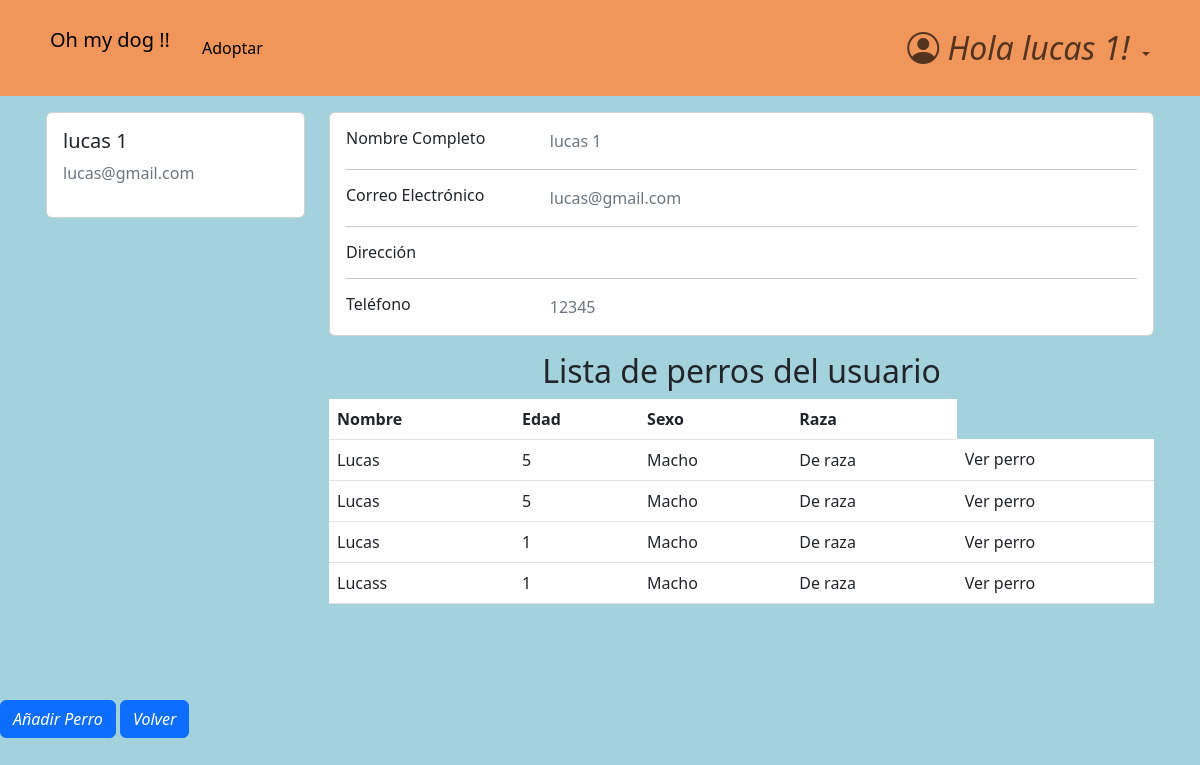
The app's page /accounts/profile/3 (signed in), older data.
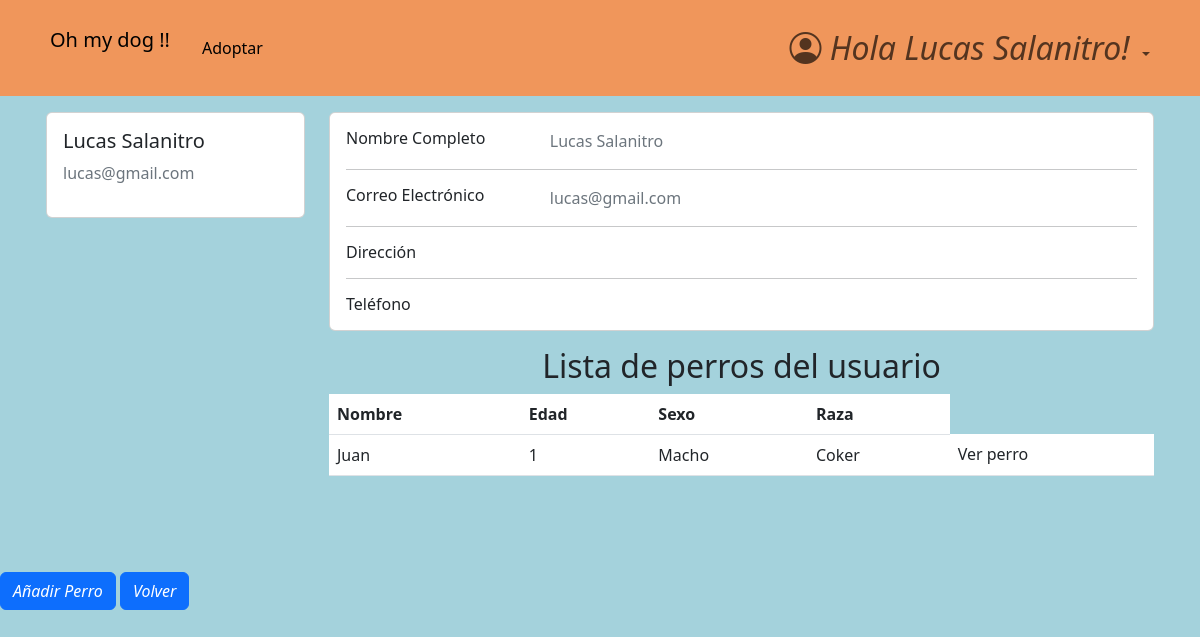
The same page, newer data.
### accounts/models.py (models this page shows, shortened)
class CustomUser(AbstractBaseUser, PermissionsMixin):
    email =                     models.EmailField(verbose_name="email", unique=True)    #.foreignKey ??
    name =                      models.CharField(max_length=25)   #slug es texto corto
    surname =                   models.CharField(max_length=30, blank=True, null=True)
    address =                   models.CharField(max_length=30, blank=True, null=True)
    telephone =                 models.SlugField(max_length=12, blank=True, null=True)
    is_active =                 models.BooleanField(default=True)
    is_staff =                  models.BooleanField(default=False)
    is_admin =                  models.BooleanField(default=False)
    last_login =                models.DateTimeField(verbose_name="last login", default=datetime.datetime.now)
    is_veterinario =            models.BooleanField(default=False)
    USERNAME_FIELD = "email"    #variable por la cual se ingresa, dice username pero seria como 'campo que representa el inicio de sesion'
    REQUIRED_FIELDS = ['name',]    #no permite registros si no tiene estos campos completos
    objects = CustomUserManager()
    def __str__(self):
        return self.name + ' ' + str(self.surname or '')

### dogs/models.py (models this page shows, shortened)
class Dog(models.Model):
    class Sex(models.TextChoices):
        male = "Macho"
        female = "Hembra"
    class Breed(models.TextChoices):
        no_breed = "Sin raza"
        coker = "Coker"
        pastor_aleman = "Pastor aleman"
        bulldog = "Bulldog"
        labrador = "Labrador"
        golden = "Golder"
        caniche = "Caniche"
        chihuahua = "Chihuahua"
        bulldog_frances = "Bulldog Frances"
        beagle = "Beagle"
        boxer = "Boxer"
        galgo = "Galgo"
        dalmata = "Dalmata"
        sharpei = "Shar pei"
    class Color(models.TextChoices):
        white = "Blanco"
        black = "Negro"
        brown = "Marrón"
        black_and_white = "Blanco y negro"
        other = "Otro color"
    class Size(models.TextChoices):
        big = "Grande"
        medium = "Mediano"
        short = "pequeño"
    def default_value():
        return '-'
    name = models.CharField(
        max_length=15
    )
    age = models.PositiveIntegerField()
    sex = models.CharField(
        max_length=10,
        choices=Sex.choices
    )
    breed = models.CharField(
        max_length=20,
        choices=Breed.choices
    )
    color = models.CharField(
        max_length=20,
        choices=Color.choices,
        default=default_value
    )
    size = models.CharField(
        max_length=10,
        default=default_value
    )
    description = models.TextField(
        max_length=100,
        default=default_value
    )
    owner = models.ForeignKey(
        CustomUser,
        blank=True,
        on_delete=models.CASCADE,
        null=True
    )

### accounts/views.py (the view)
# urls.py: path('profile/<pk>', views.profile_view, name= 'profile'),
def profile_view(request, pk):
    if not request.user.is_authenticated:
        return redirect('login')
    user = CustomUser.objects.get(pk=pk)
    dogs = user.dog_set.all()
    context = {
        'user': user,
        'actual_user': request.user,
        'dogs': dogs
    }
    return render(request, 'profile.html', context)

### accounts/templates/profile.html (shortened to what this page needs)
{% extends 'home.html' %}
{% block content %}
<main>
<div class="container card-izq " >
  <div class="row row-1">
    <div class="col-md-3">
      <div class="card">
        <div class="card-body">
          <h5>{{ user.name }} {{ user.surname }}</h5>
          <p class="text-secondary">{{ user.email }}</p>
        </div>
      </div>
    </div>
    <div class="col-md-9">
      <div class="card mb-3">
        <div class="card-body">
          <div class="row">
            <div class="col-sm-3">
              <h6 class="mb-0">Nombre Completo</h6>
            </div>
            <div class="col-sm-9 text-secondary">
              {{ user.name }} {{ user.surname }}
            </div>
          </div>
          <hr>
          <div class="row">
            <div class="col-sm-3">
              <h6 class="mb-0">Correo Electrónico</h6>
            </div>
            <div class="col-sm-9 text-secondary">
              {{ user.email }}
            </div>
          </div>
          <hr>
          <div class="row">
            <div class="col-sm-3">
              <h6 class="mb-0">Dirección</h6>
            </div>
            <div class="col-sm-9 text-secondary">
            </div>
          </div>
          <hr>
          <div class="row">
            <div class="col-sm-3">
              <h6 class="mb-0">Teléfono</h6>
            </div>
            <div class="col-sm-9 text-secondary">
              {{ user.telephone }}
            </div>
          </div>
        </div>
      </div>
      {% if dogs.count > 0 %}
        <h2 class="text-center">Lista de perros del usuario</h2>
                  <table class="table table-hover">
                      <thead>
                          <tr>
                              <th>Nombre</th>
                              <th>Edad</th>
                              <th>Sexo</th>
                              <th>Raza</th>
                          </tr>
                      </thead>
                      <tbody>
                          {% for dog in dogs %}
                              <tr>
                                  <td>{{ dog.name }}</td>
                                  <td>{{ dog.age }}</td>
                                  <td>{{ dog.sex }}</td>
                                  <td>{{ dog.breed }}</td>
                                  <td>
                                    <a class="dropdown-item" href="{% url 'dog_profile' dog.id %}">Ver perro</a>
                                  </td>
                              </tr>
                          {% endfor %}
                      </tbody>
                  </table>
      {% endif %}
      </div>
    </div>
  </div>
  {% if actual_user.is_veterinario %}
    <a href="{% url 'dog_registration' user.id %}" class="btn btn-primary"><i>Añadir Perro</i></a>
  {% endif %}
<a href="{% url 'home' %}" class="btn btn-primary"><i>Volver</i></a>
</main>
{% endblock  %}

### pages/templates/home.html (shortened to what this page needs)
{% extends 'base.html' %}
{% load static %}
{% block header %}
    <header>
        {% if user.is_authenticated %}
            <nav class="navbar navbar-expand-lg header-ar" ">
                <div class="container">
                    <p class="navbar-brand header__marca p-2">Oh my dog !!</p>
                    <div class="collapse navbar-collapse show " id="navbarBasic">
                        <ul class="navbar-nav me-auto mb-2 mb-lg-0">
                            <li class="nav-item">
                                <a class="nav-link active" aria-current="page" href="{% url 'password_change' %}">Adoptar</a>
                            </li>
                        </ul>
                            <ul class="navbar-nav mb-2 mb-lg-0 ">
                                <li class="nav-item dropdown">
                                    <a class="nav-link dropdown-toggle icono-user role="button" data-bs-toggle="dropdown" aria-expanded="False">
                                        {% if user.is_veterinario %}
                                            <i class="bi bi-person-circle">
                                                Hola Veterinario!
                                            </i>
                                        {% else %}
                                            <i class="bi bi-person-circle">
                                                Hola {{ user }}!
                                            </i>
                                        {% endif %}
                                    </a>
                                </li>
                            </ul>
                    </div>
                </div>
            </nav>
        {% endif%}
    </header>
{% endblock %}

Row changes from the older to the newer data that the page shows:
removed Dog: name "Lucas", age "5", sex "Macho", breed "De raza"
removed Dog: name "Lucas", age "5", sex "Macho", breed "De raza"
removed Dog: name "Lucas", age "1", sex "Macho", breed "De raza"
removed Dog: name "Lucass", age "1", sex "Macho", breed "De raza"
changed CustomUser "lucas@gmail.com": name+surname "lucas 1" → "Lucas Salanitro"; name "lucas" → "Lucas"; surname "1" → "Salanitro"; telephone "12345" → (not shown)
now on this page (row edited): Dog: name "Juan", age "1", sex "Macho", breed "Coker"
